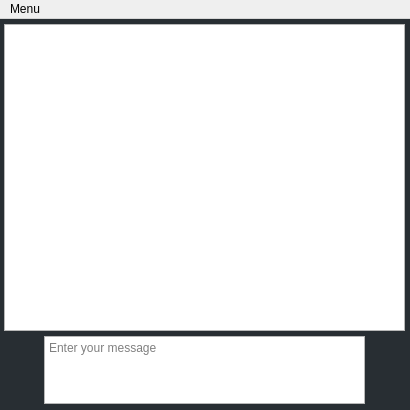
<?xml version="1.0" encoding="UTF-8"?>
<ui version="4.0">
 <class>MainWindow</class>
 <widget class="QMainWindow" name="MainWindow">
  <property name="geometry">
   <rect>
    <x>0</x>
    <y>0</y>
    <width>410</width>
    <height>410</height>
   </rect>
  </property>
  <property name="minimumSize">
   <size>
    <width>410</width>
    <height>410</height>
   </size>
  </property>
  <property name="maximumSize">
   <size>
    <width>410</width>
    <height>410</height>
   </size>
  </property>
  <property name="windowTitle">
   <string>SadGram</string>
  </property>
  <property name="windowIcon">
   <iconset resource="res.qrc">
    <normaloff>:/icons/icons/chat.png</normaloff>:/icons/icons/chat.png</iconset>
  </property>
  <property name="styleSheet">
   <string notr="true">QMainWindow {background-color: rgb(40,46,51);}</string>
  </property>
  <widget class="QWidget" name="centralwidget">
   <widget class="QPlainTextEdit" name="message">
    <property name="geometry">
     <rect>
      <x>44</x>
      <y>317</y>
      <width>321</width>
      <height>68</height>
     </rect>
    </property>
    <property name="styleSheet">
     <string notr="true">QPlainTextEdit {border: 1px solid rgb(20,26,31);border-radius: 8px;background-color: rgb(40,46,51);color: rgb(245,245,245);font-size:16px;font-family:\&quot;Calibri\&quot;;}</string>
    </property>
    <property name="placeholderText">
     <string>Enter your message</string>
    </property>
   </widget>
   <widget class="QPushButton" name="direct">
    <property name="geometry">
     <rect>
      <x>368</x>
      <y>330</y>
      <width>38</width>
      <height>38</height>
     </rect>
    </property>
    <property name="styleSheet">
     <string notr="true">QPushButton {background-color: rgb(40,46,51);font-size: 13px;border: none;border-radius: 19px;}QPushButton:hover {background-color: rgb(47,53,58);}</string>
    </property>
    <property name="text">
     <string/>
    </property>
    <property name="icon">
     <iconset resource="res.qrc">
      <normaloff>:/icons/icons/send.png</normaloff>:/icons/icons/send.png</iconset>
    </property>
    <property name="iconSize">
     <size>
      <width>48</width>
      <height>48</height>
     </size>
    </property>
   </widget>
   <widget class="QPushButton" name="attachment">
    <property name="geometry">
     <rect>
      <x>3</x>
      <y>330</y>
      <width>38</width>
      <height>38</height>
     </rect>
    </property>
    <property name="styleSheet">
     <string notr="true">QPushButton {background-color: rgb(40,46,51);font-size: 13px;border: none;border-radius: 19px;}QPushButton:hover {background-color: rgb(47,53,58);}</string>
    </property>
    <property name="text">
     <string/>
    </property>
    <property name="icon">
     <iconset resource="res.qrc">
      <normaloff>:/icons/icons/attachment.png</normaloff>:/icons/icons/attachment.png</iconset>
    </property>
    <property name="iconSize">
     <size>
      <width>24</width>
      <height>24</height>
     </size>
    </property>
   </widget>
   <widget class="QTextEdit" name="chat">
    <property name="geometry">
     <rect>
      <x>4</x>
      <y>5</y>
      <width>401</width>
      <height>307</height>
     </rect>
    </property>
    <property name="cursor" stdset="0">
     <cursorShape>ArrowCursor</cursorShape>
    </property>
    <property name="styleSheet">
     <string notr="true">QTextEdit {border: none;border-radius: 10px;background: rgb(24,25,29);font-size: 15px;font-family: \&quot;Calibri\&quot;}</string>
    </property>
    <property name="textInteractionFlags">
     <set>Qt::NoTextInteraction</set>
    </property>
    <property name="placeholderText">
     <string/>
    </property>
   </widget>
  </widget>
  <widget class="QMenuBar" name="menuBar">
   <property name="geometry">
    <rect>
     <x>0</x>
     <y>0</y>
     <width>410</width>
     <height>21</height>
    </rect>
   </property>
   <widget class="QMenu" name="menuSettings">
    <property name="title">
     <string>Menu</string>
    </property>
    <addaction name="settingButton"/>
   </widget>
   <addaction name="menuSettings"/>
  </widget>
  <action name="settingButton">
   <property name="icon">
    <iconset resource="res.qrc">
     <normaloff>:/menuBar/icons/settings.png</normaloff>:/menuBar/icons/settings.png</iconset>
   </property>
   <property name="text">
    <string>Settings</string>
   </property>
  </action>
 </widget>
 <resources>
  <include location="res.qrc"/>
 </resources>
 <connections/>
</ui>
